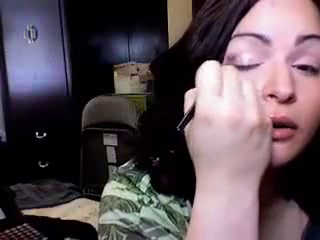
#> input picture frame 16 of examples/c3d_feature_extraction/input/avi/v_ApplyEyeMakeup_g01_c01.avi, 320 x 240 px, given in place of B4qwjeJBk0s.mp4, which was not available
$ jupyter execute '21 Create Video Annotated.ipynb'
#> lines starting #> are read from the running program, lines starting #| are printed output that depends on the picture
[cell 1]
from __future__ import absolute_import

from src.io import video_to_array

[cell 2]
import cv2

capture = cv2.VideoCapture('../data/test/B4qwjeJBk0s.mp4')
fourcc = cv2.VideoWriter_fourcc('m', 'p', '4', 'v')
frame_size = (int(capture.get(cv2.CAP_PROP_FRAME_WIDTH)), int(capture.get(cv2.CAP_PROP_FRAME_HEIGHT)))
writer = cv2.VideoWriter('test.mp4', fourcc, fps=capture.get(cv2.CAP_PROP_FPS), frameSize=frame_size)

[cell 3]
count = 0
fps = capture.get(cv2.CAP_PROP_FPS)
s = int(42.7*fps)
e = int(193.5*fps)
text_color = (0,0,255)

count = 0
while True:
    flag, frame = capture.read()
#> frame is the input picture: shape (240, 320, 3); mean B, G, R 85.7, 78.9, 92.5
    if flag == 0:
        break

    if count >= s and count <= e:
        cv2.putText(frame, "0.8689 Longboarding", (30,frame_size[1]-30), cv2.FONT_HERSHEY_PLAIN, 4.0, text_color, thickness=2,lineType=cv2.LINE_AA)
    else:
        cv2.putText(frame, "No Activity", (30,frame_size[1]-30), cv2.FONT_HERSHEY_PLAIN, 4.0, text_color, thickness=2,lineType=cv2.LINE_AA)

    cv2.putText(frame, 'Time: {:.1f}s'.format(float(count)/fps), (30, 70), cv2.FONT_HERSHEY_PLAIN, 4.0, text_color, thickness=2,lineType=cv2.LINE_AA)
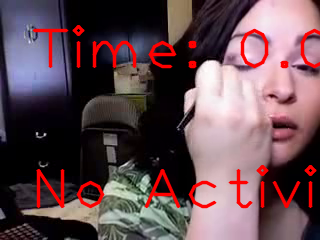
#> frame: shape (240, 320, 3); mean B, G, R 82, 75.6, 100.7

    writer.write(frame)

    count += 1

capture.release()
writer.release()


$ run again, starting later in the video
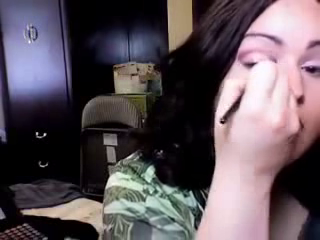
#> input picture frame 73 of examples/c3d_feature_extraction/input/avi/v_ApplyEyeMakeup_g01_c01.avi, 320 x 240 px, given in place of B4qwjeJBk0s.mp4, which was not available
#> frame is the input picture: shape (240, 320, 3); mean B, G, R 90.2, 83.1, 94.3
#> `cv2.putText(frame, 'Time: {:.1f}s'.format(float(count)/fps), (30, 70),..`:
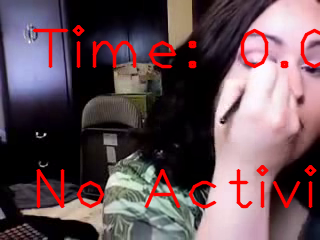
#> frame: shape (240, 320, 3); mean B, G, R 85.6, 79, 101.8

$ run again, starting later in the video
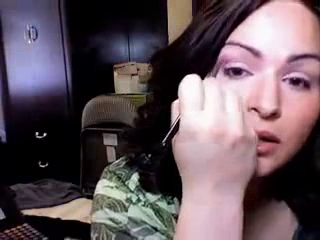
#> input picture frame 131 of examples/c3d_feature_extraction/input/avi/v_ApplyEyeMakeup_g01_c01.avi, 320 x 240 px, given in place of B4qwjeJBk0s.mp4, which was not available
#> frame is the input picture: shape (240, 320, 3); mean B, G, R 90.5, 83.4, 98.9
#> `cv2.putText(frame, 'Time: {:.1f}s'.format(float(count)/fps), (30, 70),..`:
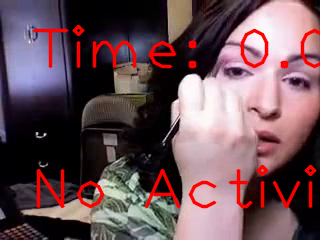
#> frame: shape (240, 320, 3); mean B, G, R 86.5, 79.8, 106.7
